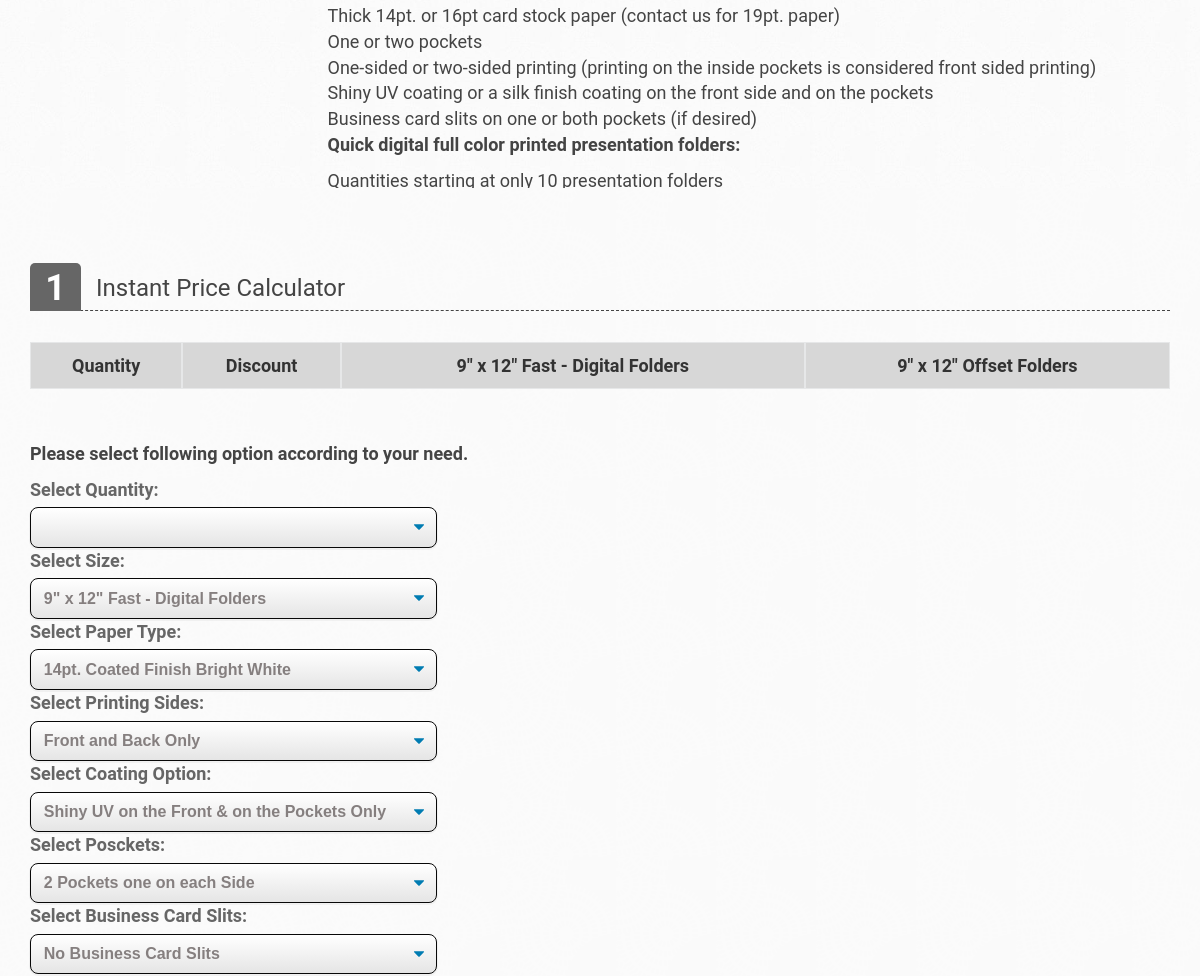
Before: /marketing-products/presentation-folder-detail (middle part) with the older database file.
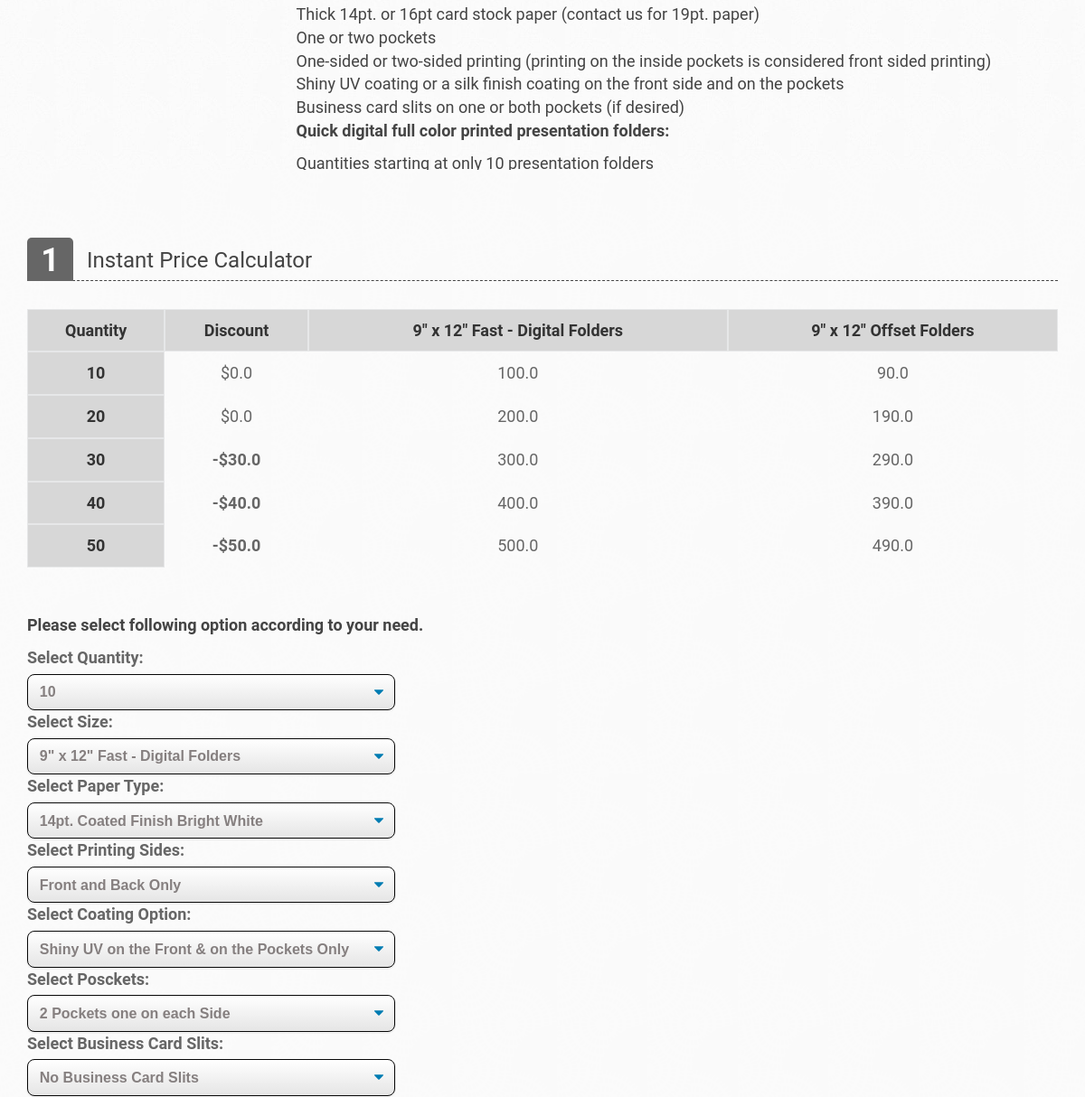
After: the same page with the newer database file.
### Marketing_Products/models.py (models this page shows, shortened)
class PresentationFolders(models.Model):
    Quantity = models.PositiveIntegerField(default=0, blank=False, editable=True)
    Discount = models.FloatField(default=0, blank=False, editable=True, validators=[MinValueValidator(0.0)], verbose_name = 'Discount')
    Template = models.FileField(upload_to='static/Marketing_Products_Templates', max_length=256, blank=True)
    Nine_By_Twelve_Fast = models.FloatField(default=0, blank=False, editable=True, validators=[MinValueValidator(0.0)], verbose_name = '9" x 12" Fast - Digital Fast')
    Nine_By_Twelve_Offset = models.FloatField(default=0, blank=False, editable=True, validators=[MinValueValidator(0.0)], verbose_name = '9" x 12" Offset Folders')
    class Meta:
        verbose_name = "8 - Presentation Folder"

### Marketing_Products/views.py (the view)
# urls.py: path('presentation-folder-detail', Presentation_folder_Detail, name='presentation-folder-detail'),
def Presentation_folder_Detail (request):
    product = mp_products.objects.get(id=7)
    table = PresentationFolders.objects.all()
    b_object = b_products.objects.all()
    bc_object = bc_products.objects.all()
    bs_object = bs_products.objects.all()
    lf_object = lf_products.objects.all()
    mp_object = mp_products.objects.all()
    urls_bc_aside =  urls_bc_aside = ["/business-cards/business-card-detail" , "/business-cards/edge-painted-detail", "/business-cards/foil-business-card-detail","/business-cards/raised-spot-uv-business-card-detail", "/business-cards/pantone-business-cards-detail", "/business-cards/plastic-business-cards-detail", "/business-cards/raised-ink-business-cards-detail"]
    urls_bs_aside =  ["/business-stationary/envelopes-detail", "/business-stationary/letterhead-detail", "/business-stationary/notepad-detail"]
    urls_lf_aside = ["/large-format/floor-stickers-detail", "/large-format/foamcore-poster-detail", "/large-format/poster-printing-detail", "/large-format/retractable-banners-detail", "/large-format/table-cover-detail"]
    urls_mp_aside = ["calenders-detail","brouchers-flyers-detail" , "postcards-detail", "hangtags-detail", "labels-and-stickers-detail" , "ncr-forms-detail" , "presentation-folder-detail", "custom-holiday-cards-detail"]
    b_urls = ["/boxes/pillow-boxes-detail", "/boxes/gable-boxes-detail" ,"/boxes/window-boxes-detail", "/boxes/mailer-boxes-detail" , "/boxes/kraft-boxes-detail", "/boxes/cosmetics-boxes-detail" ,"/boxes/sleeve-boxes-detail", "/boxes/display-boxes-detail", "/boxes/beverage-boxes-detail", "/boxes/candle-boxes-detail", "/boxes/auto-parts-boxes-detail", "/boxes/pizza-boxes-detail"]
    b_aside = zip(b_urls,b_object)
    mp_aside = zip(urls_mp_aside, mp_object)
    bs_aside = zip(urls_bs_aside, bs_object)
    bc_aside = zip(urls_bc_aside,bc_object)
    lf_aside = zip(urls_lf_aside, lf_object)
    menu = PresentationFolders.objects.all()
    menu1 = Extra_features.objects.all()
    if request.POST:
        var = request.POST
        quantity = var['quantity']
        size = var['size']
        paper_type = var['paper_type']
        sides = var['sides']
        coating = var['coating']
        pockets = var['pockets']
        slits = var['slits']
        size_quantity_query = PresentationFolders.objects.filter(Quantity=quantity).values(size)
        paper_price_query = Extra_features.objects.filter(paper_type=paper_type).values('paper_type_price')
        discount_query = PresentationFolders.objects.filter(Quantity=quantity).values('id', 'Discount')
        for i in paper_price_query:
            price_paper = i['paper_type_price']
        for o in size_quantity_query:
            price_size_quantity = o[size]
        for y in discount_query:
            price_discount = y['Discount']
        total_price = ((float(price_paper) * float(quantity)) + price_size_quantity) - price_discount
        extra_f_dict = {"Size": size,
                        "paper_type": paper_type,
                        "sides": sides,
                        "coating": coating,
                        "pockets": pockets,
                        "slits": slits,
                        }
        request.session['invoice'] = total_price
        request.session['label'] = product.Label
        request.session['discount'] = price_discount
        request.session['id'] = 7
        request.session['cat'] = 'mp_products'
        request.session['extra_f'] = extra_f_dict
        request.session['quantity'] = quantity
        print('Form Submitted')
    else:
        total_price = 0
        request.session['invoice'] = 0
        request.session['label'] = 0
        request.session['discount'] = 0
        print('Form Not Submitted')
    context = {
        'total_price' : total_price,
        "menu": menu,
        "menu1": menu1,
        "table" : table,
        "bc_product" : bc_object,
        "bs_product" : bs_object,
        "lf_product" : lf_object,
        "mp_product" : mp_object,
        "label" : product.Label,
        "bc_aside": bc_aside,
        "Description": product.Description,
        "image1" : product.image1,
        "image2" : product.image2,
        "image3" : product.image3,
        "bs_aside" : bs_aside,
        "lf_aside": lf_aside,
        "b_aside": b_aside,
        "mp_aside": mp_aside,
    }
    if request.POST:
        return redirect('/checkout')
    return render(request, "Marketing_Products/presentation_folders.html", context)

### Marketing_Products/templates/Marketing_Products/presentation_folders.html (shortened to what the changed rows need)
{% extends 'base.html' %}
{% load static %}
{% block content %}
<main class="main" id="product-detail">
    <section class="add-to-cart-w">
        <div class="container">
            <div class="row">
                <div class="col-md-12 col-sm-12 product-options">
                    <div class="row">
                        <div class="option-grib-w col-md-12">
                            <div class="scroll-pane horizontal-only">
                                <table>
                                    <tr class="strikeout">
                                        <th>Quantity</th>
                                        <th>Discount</th>
                                        <th rowspan="1"> 9" x 12" Fast - Digital Folders </th>
                                        <th rowspan="1"> 9" x 12" Offset Folders </th>
                                    </tr>
                                    {% for table in table %}
                                    <tr>
                                        <th>{{ table.Quantity }} </th>
                                        <td>
                                            {% if table.Discount %}
                                            <strong> -${{ table.Discount }} </strong>
                                            {% else %}
                                            ${{ table.Discount }}
                                           {% endif %}
                                        </td>
                                        <td>
                                            {{ table.Nine_By_Twelve_Fast }}
                                        </td>
                                        <td>
                                            {{ table.Nine_By_Twelve_Offset }}
                                        </td>
                                    </tr>
                                    {% endfor %}
                                </table>
                            </div>
                        </div>
                    </div>
                    <br>
                    <br>
                    <form method="POST" id="product-detail-form">
                        <div class="options-list-w">
                            <div class="row">
                                <div class="block-options col-md-4 col-sm-5">
                                    <div class="options-col">
                                        <label for="cars">Select Quantity:</label>
                                        <select class="select-css" name="quantity">
                                            {% for menu in menu %}
                                            <option value="{{ menu.Quantity }}">{{ menu.Quantity }}</option>
                                            {% endfor %}
                                        </select>
                                    </div>
                                </div>
                            </div>
                        </div>
                    </form>
                    <br>
                </div>
            </div>
        </div>
    </section>
</main>
{% endblock content %}

Changed rows visible on the page:
added PresentationFolders: Quantity "10", Discount "0.0", Nine_By_Twelve_Fast "100.0", Nine_By_Twelve_Offset "90.0"
added PresentationFolders: Quantity "20", Discount "0.0", Nine_By_Twelve_Fast "200.0", Nine_By_Twelve_Offset "190.0"
added PresentationFolders: Quantity "30", Discount "30.0", Nine_By_Twelve_Fast "300.0", Nine_By_Twelve_Offset "290.0"
added PresentationFolders: Quantity "40", Discount "40.0", Nine_By_Twelve_Fast "400.0", Nine_By_Twelve_Offset "390.0"
added PresentationFolders: Quantity "50", Discount "50.0", Nine_By_Twelve_Fast "500.0", Nine_By_Twelve_Offset "490.0"
Other visible differences:
form field quantity: (not shown) → "10"
